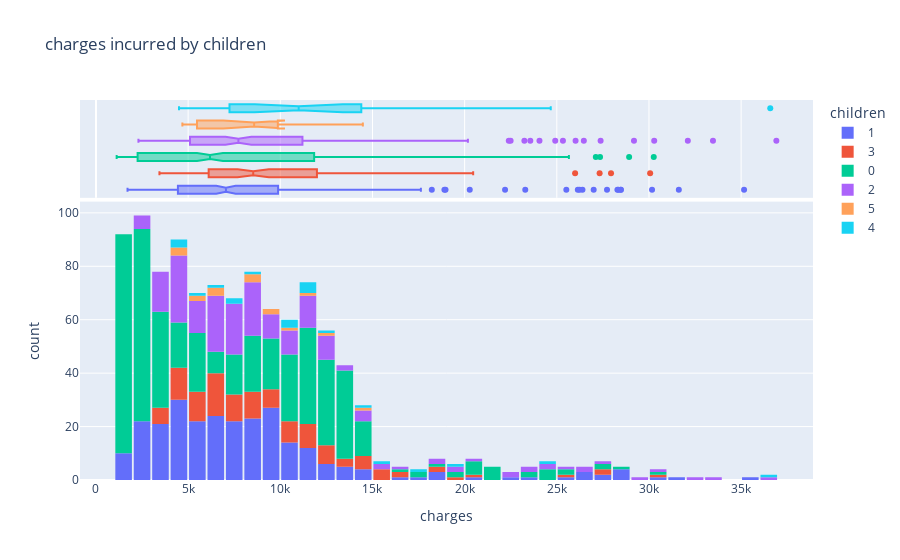

Here is the notebook cell this chart was saved with:
### Code cell
all_dis = px.histogram(non_smoker_df, 
    x = 'charges',
    marginal ="box",
    color = 'children',
    title = 'charges incurred by children')
all_dis.update_layout(bargap=0.1)
all_dis.show()

### Figure 1 — Plotly figure (JSON) as saved in the notebook; plotly's stock layout.template omitted (floating-point values rounded to 4 significant figures; data arrays with more than 128 entries replaced by an {"elided": "..."} marker saying what was removed)
{"data": [{"alignmentgroup": "True", "bingroup": "x", "hovertemplate": "children=1<br>charges=%{x}<br>count=%{y}<extra></extra>", "legendgroup": "1", "marker": {"color": "#636efa", "pattern": {"shape": ""}}, "name": "1", "offsetgroup": "1", "orientation": "v", "showlegend": true, "type": "histogram", "x": {"elided": "263 float values"}, "xaxis": "x", "yaxis": "y"}, {"alignmentgroup": "True", "hovertemplate": "children=1<br>charges=%{x}<extra></extra>", "legendgroup": "1", "marker": {"color": "#636efa"}, "name": "1", "notched": true, "offsetgroup": "1", "showlegend": false, "type": "box", "x": {"elided": "263 float values"}, "xaxis": "x2", "yaxis": "y2"}, {"alignmentgroup": "True", "bingroup": "x", "hovertemplate": "children=3<br>charges=%{x}<br>count=%{y}<extra></extra>", "legendgroup": "3", "marker": {"color": "#EF553B", "pattern": {"shape": ""}}, "name": "3", "offsetgroup": "3", "orientation": "v", "showlegend": true, "type": "histogram", "x": [4449.0, 7282.0, 14000.0, 15610.0, 8060.0, 8606.0, 11740.0, 12110.0, 11490.0, 10120.0, 27320.0, 5138.0, 6334.0, 19750.0, 6129.0, 4828.0, 8538.0, 4005.0, 5326.0, 5254.0, 11990.0, 14000.0, 7197.0, 4261.0, 13050.0, 20460.0, 14590.0, 25990.0, 3906.0, 6747.0, 6184.0, 8944.0, 9620.0, 13430.0, 3482.0, 16460.0, 4618.0, 8522.0, 10270.0, 6653.0, 18800.0, 13920.0, 5927.0, 7683.0, 10380.0, 15560.0, 9563.0, 12480.0, 6797.0, 5972.0, 6196.0, 3861.0, 16090.0, 6753.0, 6749.0, 4467.0, 10140.0, 8252.0, 6436.0, 4838.0, 12490.0, 12360.0, 10260.0, 6113.0, 11260.0, 4235.0, 14010.0, 7986.0, 5429.0, 27940.0, 10560.0, 5934.0, 6414.0, 5210.0, 9415.0, 6361.0, 3598.0, 7151.0, 4392.0, 8891.0, 3443.0, 4661.0, 4847.0, 15170.0, 14380.0, 9501.0, 10700.0, 9705.0, 8410.0, 7986.0, 7419.0, 6552.0, 12500.0, 12090.0, 6548.0, 15160.0, 3591.0, 11250.0, 8605.0, 5312.0, 5693.0, 11090.0, 7955.0, 11290.0, 7228.0, 18840.0, 7537.0, 12480.0, 6986.0, 4296.0, 9102.0, 11440.0, 30060.0, 8615.0, 9302.0, 5425.0, 11410.0, 10600.0], "xaxis": "x", "yaxis": "y"}, {"alignmentgroup": "True", "hovertemplate": "children=3<br>charges=%{x}<extra></extra>", "legendgroup": "3", "marker": {"color": "#EF553B"}, "name": "3", "notched": true, "offsetgroup": "3", "showlegend": false, "type": "box", "x": [4449.0, 7282.0, 14000.0, 15610.0, 8060.0, 8606.0, 11740.0, 12110.0, 11490.0, 10120.0, 27320.0, 5138.0, 6334.0, 19750.0, 6129.0, 4828.0, 8538.0, 4005.0, 5326.0, 5254.0, 11990.0, 14000.0, 7197.0, 4261.0, 13050.0, 20460.0, 14590.0, 25990.0, 3906.0, 6747.0, 6184.0, 8944.0, 9620.0, 13430.0, 3482.0, 16460.0, 4618.0, 8522.0, 10270.0, 6653.0, 18800.0, 13920.0, 5927.0, 7683.0, 10380.0, 15560.0, 9563.0, 12480.0, 6797.0, 5972.0, 6196.0, 3861.0, 16090.0, 6753.0, 6749.0, 4467.0, 10140.0, 8252.0, 6436.0, 4838.0, 12490.0, 12360.0, 10260.0, 6113.0, 11260.0, 4235.0, 14010.0, 7986.0, 5429.0, 27940.0, 10560.0, 5934.0, 6414.0, 5210.0, 9415.0, 6361.0, 3598.0, 7151.0, 4392.0, 8891.0, 3443.0, 4661.0, 4847.0, 15170.0, 14380.0, 9501.0, 10700.0, 9705.0, 8410.0, 7986.0, 7419.0, 6552.0, 12500.0, 12090.0, 6548.0, 15160.0, 3591.0, 11250.0, 8605.0, 5312.0, 5693.0, 11090.0, 7955.0, 11290.0, 7228.0, 18840.0, 7537.0, 12480.0, 6986.0, 4296.0, 9102.0, 11440.0, 30060.0, 8615.0, 9302.0, 5425.0, 11410.0, 10600.0], "xaxis": "x2", "yaxis": "y2"}, {"alignmentgroup": "True", "bingroup": "x", "hovertemplate": "children=0<br>charges=%{x}<br>count=%{y}<extra></extra>", "legendgroup": "0", "marker": {"color": "#00cc96", "pattern": {"shape": ""}}, "name": "0", "offsetgroup": "0", "orientation": "v", "showlegend": true, "type": "histogram", "x": {"elided": "459 float values"}, "xaxis": "x", "yaxis": "y"}, {"alignmentgroup": "True", "hovertemplate": "children=0<br>charges=%{x}<extra></extra>", "legendgroup": "0", "marker": {"color": "#00cc96"}, "name": "0", "notched": true, "offsetgroup": "0", "showlegend": false, "type": "box", "x": {"elided": "459 float values"}, "xaxis": "x2", "yaxis": "y2"}, {"alignmentgroup": "True", "bingroup": "x", "hovertemplate": "children=2<br>charges=%{x}<br>count=%{y}<extra></extra>", "legendgroup": "2", "marker": {"color": "#ab63fa", "pattern": {"shape": ""}}, "name": "2", "offsetgroup": "2", "orientation": "v", "showlegend": true, "type": "histogram", "x": {"elided": "185 float values"}, "xaxis": "x", "yaxis": "y"}, {"alignmentgroup": "True", "hovertemplate": "children=2<br>charges=%{x}<extra></extra>", "legendgroup": "2", "marker": {"color": "#ab63fa"}, "name": "2", "notched": true, "offsetgroup": "2", "showlegend": false, "type": "box", "x": {"elided": "185 float values"}, "xaxis": "x2", "yaxis": "y2"}, {"alignmentgroup": "True", "bingroup": "x", "hovertemplate": "children=5<br>charges=%{x}<br>count=%{y}<extra></extra>", "legendgroup": "5", "marker": {"color": "#FFA15A", "pattern": {"shape": ""}}, "name": "5", "offsetgroup": "5", "orientation": "v", "showlegend": true, "type": "histogram", "x": [4688.0, 6799.0, 4831.0, 5080.0, 9789.0, 12590.0, 11550.0, 6666.0, 6654.0, 10100.0, 8966.0, 8597.0, 4915.0, 9222.0, 8582.0, 5615.0, 14480.0], "xaxis": "x", "yaxis": "y"}, {"alignmentgroup": "True", "hovertemplate": "children=5<br>charges=%{x}<extra></extra>", "legendgroup": "5", "marker": {"color": "#FFA15A"}, "name": "5", "notched": true, "offsetgroup": "5", "showlegend": false, "type": "box", "x": [4688.0, 6799.0, 4831.0, 5080.0, 9789.0, 12590.0, 11550.0, 6666.0, 6654.0, 10100.0, 8966.0, 8597.0, 4915.0, 9222.0, 8582.0, 5615.0, 14480.0], "xaxis": "x2", "yaxis": "y2"}, {"alignmentgroup": "True", "bingroup": "x", "hovertemplate": "children=4<br>charges=%{x}<br>count=%{y}<extra></extra>", "legendgroup": "4", "marker": {"color": "#19d3f3", "pattern": {"shape": ""}}, "name": "4", "offsetgroup": "4", "orientation": "v", "showlegend": true, "type": "histogram", "x": [4505.0, 11030.0, 10410.0, 8163.0, 11520.0, 24670.0, 10980.0, 10740.0, 7512.0, 12950.0, 14390.0, 17130.0, 4878.0, 7244.0, 36580.0, 5709.0, 11300.0, 4561.0, 11020.0, 6059.0, 15830.0, 19500.0], "xaxis": "x", "yaxis": "y"}, {"alignmentgroup": "True", "hovertemplate": "children=4<br>charges=%{x}<extra></extra>", "legendgroup": "4", "marker": {"color": "#19d3f3"}, "name": "4", "notched": true, "offsetgroup": "4", "showlegend": false, "type": "box", "x": [4505.0, 11030.0, 10410.0, 8163.0, 11520.0, 24670.0, 10980.0, 10740.0, 7512.0, 12950.0, 14390.0, 17130.0, 4878.0, 7244.0, 36580.0, 5709.0, 11300.0, 4561.0, 11020.0, 6059.0, 15830.0, 19500.0], "xaxis": "x2", "yaxis": "y2"}], "layout": {"bargap": 0.1, "barmode": "relative", "legend": {"title": {"text": "children"}, "tracegroupgap": 0}, "title": {"text": "charges incurred by children"}, "xaxis": {"anchor": "y", "domain": [0, 1], "title": {"text": "charges"}}, "xaxis2": {"anchor": "y2", "domain": [0, 1], "matches": "x", "showgrid": true, "showticklabels": false}, "yaxis": {"anchor": "x", "domain": [0, 0.7326], "title": {"text": "count"}}, "yaxis2": {"anchor": "x2", "domain": [0.7426, 1], "matches": "y2", "showgrid": false, "showline": false, "showticklabels": false, "ticks": ""}}}
